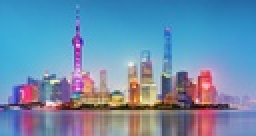
%> input picture data/shanghai.jpg, 128 x 68 px, shrunk from 850 x 450 before the run (shown 2 times larger)
$ octave seamCarvingTester.m   (GNU Octave 9; MATLAB toolbox functions it lacks are replaced by stand-ins)
%> lines starting %> are read from the running program, lines starting %| are printed output that depends on the picture; in (x1, y1, x2, y2) boxes, pixels count from 0 and x2, y2 are one past the last pixel; in counts of white or black regions, pixels touching at a corner belong together; the program's own positions count from 1
### code/seamCarving.m
% (C) Copyright Kirill Lykov 2013.
%
% Distributed under the FreeBSD Software License (See accompanying file license.txt)

function image = seamCarving(image, newSize)
% apply seam carving to the image
% following paper by Avidan and Shamir '07
    sizeReductionX = size(image, 1) - newSize(1);
    sizeReductionY = size(image, 2) - newSize(2);

    mmax = @(left, right) max([left right]);

    image = seamCarvingReduce([mmax(0, sizeReductionX), mmax(0, sizeReductionY)], image);
end

function image = seamCarvingReduce(sizeReduction, image)
    if (sizeReduction == 0)
        return;
    end;
    [T, transBitMask] = findTransportMatrix(sizeReduction, image);
    image = DeleteSeams(transBitMask, sizeReduction, image, @reduceImageByMask);
end

### code/findTransportMatrix.m
function [T, transBitMask] = findTransportMatrix(sizeReduction, image)
% find optimal order of removing raws and columns

    T = zeros(sizeReduction(1) + 1, sizeReduction(2) + 1, 'double');
    transBitMask = ones(size(T)) * -1;

    % fill in borders
    imageNoRow = image;
    for i = 2 : size(T, 1)
        energy = energyRGB(imageNoRow);
        [optSeamMask, seamEnergyRow] = findOptSeam(energy');
        imageNoRow = reduceImageByMask(imageNoRow, optSeamMask, 0);
        transBitMask(i, 1) = 0;

        T(i, 1) = T(i - 1, 1) + seamEnergyRow;
    end;

    imageNoColumn = image;
    for j = 2 : size(T, 2)
        energy = energyRGB(imageNoColumn);
        [optSeamMask, seamEnergyColumn] = findOptSeam(energy);
        imageNoColumn = reduceImageByMask(imageNoColumn, optSeamMask, 1);
        transBitMask(1, j) = 1;

        T(1, j) = T(1, j - 1) + seamEnergyColumn;
    end;

    % [10 lines of commented-out code are left out]
    for i = 2 : size(T, 1)

        imageWithoutRow = image; % copy for deleting columns

        for j = 2 : size(T, 2)
            energy = energyRGB(imageWithoutRow);

            [optSeamMaskRow, seamEnergyRow] = findOptSeam(energy');
            imageNoRow = reduceImageByMask(imageWithoutRow, optSeamMaskRow, 0);

            [optSeamMaskColumn, seamEnergyColumn] = findOptSeam(energy);
            imageNoColumn = reduceImageByMask(imageWithoutRow, optSeamMaskColumn, 1);

            neighbors = [(T(i - 1, j) + seamEnergyRow) (T(i, j - 1) + seamEnergyColumn)];
            [val, ind] = min(neighbors);

            T(i, j) = val;
            transBitMask(i, j) = ind - 1;

            % move from left to right
            imageWithoutRow = imageNoColumn;
        end;

        energy = energyRGB(image);
        [optSeamMaskRow, seamEnergyRow] = findOptSeam(energy');
         % move from top to bottom
        image = reduceImageByMask(image, optSeamMaskRow, 0);
    end;

end

### code/energyRGB.m
function res = energyRGB(I)
%%%%%%%%%%%%%%%%%%%%%%%%%%%%%%%%%%%
% Sum up the enery for each channel
%%%%%%%%%%%%%%%%%%%%%%%%%%%%%%%%%%%

dx = [-1 0 1; -1 0 1; -1 0 1]; % horizontal gradient filter
dy = dx'; % vertical gradient filter

Ix = abs(imfilter(I,dx));
Iy = abs(imfilter(I,dy));

res = sum(Ix+Iy,3);
end

### code/findOptSeam.m
function [optSeamMask, seamEnergy] = findOptSeam(energy)
%%%%%%%%%%%%%%%%%%%%%%%%%%%%%%%%%%%%%%%%%%%%%%%%%
% Following paper by Avidan and Shamir `07
% Finds optimal seam by the given energy of an image
% Returns mask with 0 mean a pixel is in the seam
% You only need to implement vertical seam. For
% horizontal case, just using the same function by
% giving energy for the transpose image I'.
%%%%%%%%%%%%%%%%%%%%%%%%%%%%%%%%%%%%%%%%%%%%%%%%%

    % Find M for vertical seams
    % Add one element of padding in vertical dimension
    % to avoid handling border elements
    M = padarray(energy, [0 1], realmax('double'));

    sz = size(M);

    % For all rows starting from second row, fill in the minimum
    % energy for all possible seam for each (i,j) in M, which
    % M[i, j] = e[i, j] + min(M[i - 1, j - 1], M[i - 1, j], M[i - 1, j + 1]).

    %%%%%%%%%%%%%%%%%%
    % YOUR CODE HERE:
    %%%%%%%%%%%%%%%%%%
    for i = 2 : sz(1)
        for j = 2 : sz(2) - 1
            M(i, j) = M(i, j) + min(M(i-1,j-1:j+1));
        end
    end
    %%%%%%%%%%%%%%%%%%
    % END OF YOUR CODE
    %%%%%%%%%%%%%%%%%%


    % Find the minimum element in the last raw of M
    [val, idx] = min(M(sz(1), :));
    seamEnergy = val;
    %fprintf('Optimal energy: %f',seamEnergy);

    % Initial for optimal seam mask
    optSeamMask = zeros(size(energy), 'uint8');

    % Traverse back the path of seam with minimum energy
    % and update optimal seam mask, which (i,j) value of
    % a seam should be set to 1 here
    % (Aware the size of mask and the M is different)

    %%%%%%%%%%%%%%%%%%
    % YOUR CODE HERE:
    %%%%%%%%%%%%%%%%%%
    for i = sz(1) : -1 : 1
        if i == sz(1)
            [~,j] = min(M(i,1:end));
        else
            [~,tmp] = min(M(i,j-1:j+1));
            j = tmp + j - 2;
        end
        optSeamMask(i,j) = 1;
    end

    %%%%%%%%%%%%%%%%%%
    % END OF YOUR CODE
    %%%%%%%%%%%%%%%%%%

    % convert the mask to logical
    optSeamMask = ~optSeamMask;

end

### code/reduceImageByMask.m
function imageReduced = reduceImageByMask( image, seamMask, isVertical )
%%%%%%%%%%%%%%%%%%%%%%%%%%%%%%%%%%%%%%%%%%%%%%%%%%%%%%%%%%%%%%%
% Removes pixels by input mask
% Removes vertical line if isVertical == 1, otherwise horizontal
%%%%%%%%%%%%%%%%%%%%%%%%%%%%%%%%%%%%%%%%%%%%%%%%%%%%%%%%%%%%%%%
    if (isVertical)
        imageReduced = reduceImageByMaskVertical(image, seamMask);
    else
        imageReduced = reduceImageByMaskHorizontal(image, seamMask');
    end;
end

function imageReduced = reduceImageByMaskVertical(image, seamMask)
    % Note that the type of the mask is logical and you
    % can make use of this.

    %%%%%%%%%%%%%%%%%%
    % YOUR CODE HERE:
    %%%%%%%%%%%%%%%%%%
    sz = size(image);
    for i = 1:sz(1)
        locat = find(~seamMask(i,:));
        imageReduced(i,:,:) = [image(i,1:locat-1,:) image(i,locat+1:sz(2),:)];
    end
    %%%%%%%%%%%%%%%%%%
    % END OF YOUR CODE
    %%%%%%%%%%%%%%%%%%
end

function imageReduced = reduceImageByMaskHorizontal(image, seamMask)
    %%%%%%%%%%%%%%%%%%
    % YOUR CODE HERE:
    %%%%%%%%%%%%%%%%%%

    for i = 1:3
        image_(:,:,i) = image(:,:,i)';
    end
    seamMask = seamMask.';
    sz = size(image_);
    for i = 1:sz(1)
        locat = find(~seamMask(i,:));
        imageReduced_(i,:,:) = [image_(i,1:locat-1,:) image_(i,locat+1:sz(2),:)];
    end

    for i = 1:3
        imageReduced(:,:,i) = imageReduced_(:,:,i)';
    end
    %%%%%%%%%%%%%%%%%%
    % END OF YOUR CODE
    %%%%%%%%%%%%%%%%%%
end

### code/DeleteSeams.m
function image = DeleteSeams(transBitMask, sizeReduction, image, operation)
% delete seams following optimal way
    i = size(transBitMask, 1);
    j = size(transBitMask, 2);

    for it = 1 : (sizeReduction(1) + sizeReduction(2))

        energy = energyRGB(image);
        if (transBitMask(i, j) == 0)
            [optSeamMask, seamEnergyRaw] = findOptSeam(energy');
            image = operation(image, optSeamMask, 0);
            i = i - 1;
        else
            [optSeamMask, seamEnergyColumn] = findOptSeam(energy);
            image = operation(image, optSeamMask, 1);
            j = j - 1;
        end;

    end;
end

### code/seamCarvingTester.m
%%%%%%%%%%%%%%%%%%%%%%%%%%%%%%%%%%%%%%%%%%%%%%%%%%%%%%%%%%%%%%%%%%%%%%%%%%%%%
% This script tests your implementation of seamCarving function, and you can
% also use it for resizing your own images.
%%%%%%%%%%%%%%%%%%%%%%%%%%%%%%%%%%%%%%%%%%%%%%%%%%%%%%%%%%%%%%%%%%%%%%%%%%%%%

%% Clear all
clear; close all; clc;

%% Load data
%image = imread('../data/sea.jpg');
image = imread('../data/shanghai.jpg');
%> image is the input picture: size 68x128x3 uint8; mean R, G, B 108.4, 142.2, 173.9
sz = size(image);
%> sz = [68 128 3]
% resize image to half size
%image = imresize(image, [floor(sz(1)/2), floor(sz(2)/2)]);%
%sz = size(image);
figure
imshow(image)

%% Image resizing
% apply seam carving
tic
image_seamCarving_v = seamCarving(double(image), [sz(1), floor(sz(2)/2)]);
%> after the loop in findTransportMatrix, `for i = 2 : size(T, 1)`: T = 65 values from 0 to 0; transBitMask = 65 values from -1 to -1
%> the loop in findTransportMatrix, `for j = 2 : size(T, 2)` made 64 passes
%> seamEnergyColumn on passes 1 to 12: 5872, 6058, 6129, 6177, 6284, 6510, 6705, 7174, 7485, 7634, 7873, 7945
%> pass 1, in findOptSeam, `M = padarray(energy, [0 1], realmax('double'));`:
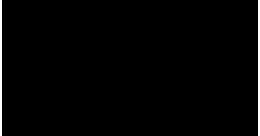
%> M: size 68x130 double (shown 2 times larger); min 9, max 1.8e+308, mean Inf; drawn with min black and max white
%> after the loop in findTransportMatrix, `for j = 2 : size(T, 2)`:
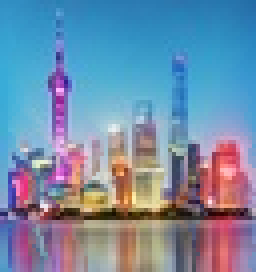
%> imageNoColumn: size 68x64x3 double (shown 4 times larger); mean R, G, B 115.5, 140.2, 167.5
%> after the loop in findTransportMatrix, `for j = 2 : size(T, 2)`: T = 65 values from 0 to 707605; transBitMask = 65 values from -1 to 1
%> in seamCarvingReduce, `[T, transBitMask] = findTransportMatrix(sizeReduction, image);`: T = 65 values from 0 to 707605; transBitMask = 65 values from -1 to 1
%> the loop in DeleteSeams, `for it = 1 : (sizeReduction(1) + sizeReduction(2))` made 64 passes
%> seamEnergyColumn on passes 1 to 12: 5872, 6058, 6129, 6177, 6284, 6510, 6705, 7174, 7485, 7634, 7873, 7945
%> pass 1, in DeleteSeams, `[optSeamMask, seamEnergyColumn] = findOptSeam(energy);`:
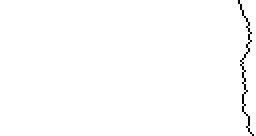
%> optSeamMask: size 68x128 logical (shown 2 times larger); 99.2% white; black in thin lines or dots, all inside (x1, y1, x2, y2) = (119, 0, 127, 68)
%> after the loop in DeleteSeams, `for it = 1 : (sizeReduction(1) + sizeReduction(2))`:
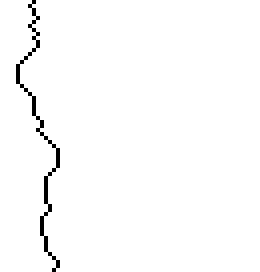
%> optSeamMask: size 68x65 logical (shown 4 times larger); 98.5% white; black in thin lines or dots, all inside (x1, y1, x2, y2) = (4, 0, 15, 68)
figure
imshow(uint8(image_seamCarving_v))
toc

tic
image_seamCarving_h = seamCarving(double(image), [floor(sz(1)/2), sz(2)]);
%> the loop in findTransportMatrix (call 2), `for i = 2 : size(T, 1)` made 34 passes
%> pass 1, in findOptSeam (call 121), `M = padarray(energy, [0 1], realmax('double'));`:
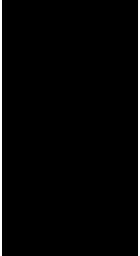
%> M: size 128x70 double (shown 2 times larger); min 9, max 1.8e+308, mean Inf; drawn with min black and max white
%> after the loop in DeleteSeams (call 2), `for it = 1 : (sizeReduction(1) + sizeReduction(2))`: optSeamMask: size 128x35 logical; 97.1% white; black in thin lines or dots, all inside (x1, y1, x2, y2) = (28, 0, 35, 128)
figure
imshow(uint8(image_seamCarving_h))
toc

% apply scaling
image_scaling_width = imresize(image, [sz(1), floor(sz(2)/2)]);
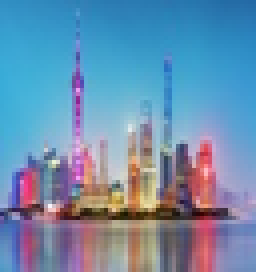
%> image_scaling_width: size 68x64x3 uint8 (shown 4 times larger); mean R, G, B 108.4, 142.2, 173.9
figure
imshow(image_scaling_width)

% apply cropping
image_crop_width = imcrop(image, [1, 1, floor(sz(2)/2), sz(1)]);
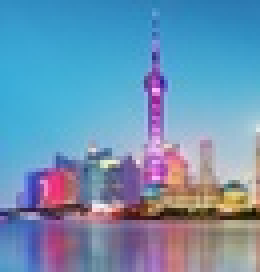
%> image_crop_width: size 68x65x3 uint8 (shown 4 times larger); mean R, G, B 109.3, 146.8, 179.5
figure
imshow(image_crop_width)
